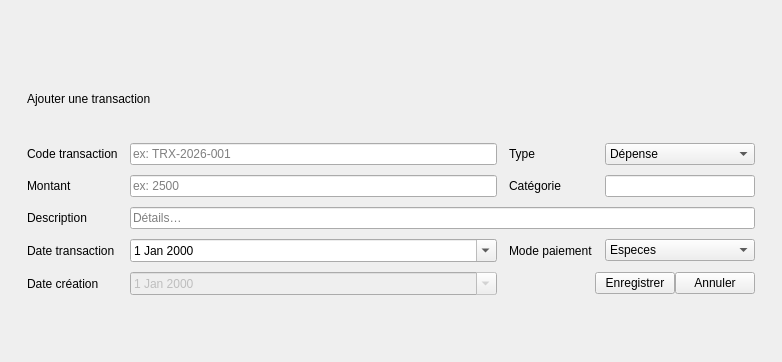
            <widget class="QWidget" name="ajouterF">
             <layout class="QGridLayout" name="gridLayout_2">
              <item row="0" column="0">
               <widget class="QFrame" name="OverlayFinance">
                <property name="frameShape">
                 <enum>QFrame::Shape::NoFrame</enum>
                </property>
                <layout class="QVBoxLayout" name="overlayFinanceLayout">
                 <property name="leftMargin">
                  <number>0</number>
                 </property>
                 <property name="topMargin">
                  <number>0</number>
                 </property>
                 <property name="rightMargin">
                  <number>0</number>
                 </property>
                 <property name="bottomMargin">
                  <number>0</number>
                 </property>
                 <item>
                  <spacer name="ovTop">
                   <property name="orientation">
                    <enum>Qt::Orientation::Vertical</enum>
                   </property>
                   <property name="sizeHint" stdset="0">
                    <size>
                     <width>20</width>
                     <height>40</height>
                    </size>
                   </property>
                  </spacer>
                 </item>
                 <item>
                  <widget class="QFrame" name="PopupFinanceCard">
                   <property name="minimumSize">
                    <size>
                     <width>760</width>
                     <height>260</height>
                    </size>
                   </property>
                   <property name="maximumSize">
                    <size>
                     <width>900</width>
                     <height>400</height>
                    </size>
                   </property>
                   <property name="frameShape">
                    <enum>QFrame::Shape::NoFrame</enum>
                   </property>
                   <layout class="QVBoxLayout" name="popupFinanceCardLayout">
                    <property name="spacing">
                     <number>12</number>
                    </property>
                    <property name="leftMargin">
                     <number>16</number>
                    </property>
                    <property name="topMargin">
                     <number>16</number>
                    </property>
                    <property name="rightMargin">
                     <number>16</number>
                    </property>
                    <property name="bottomMargin">
                     <number>16</number>
                    </property>
                    <item>
                     <widget class="QLabel" name="PopupTitleFinance">
                      <property name="text">
                       <string>Ajouter une transaction</string>
                      </property>
                     </widget>
                    </item>
                    <item>
                     <layout class="QGridLayout" name="popupFinanceGrid">
                      <property name="horizontalSpacing">
                       <number>12</number>
                      </property>
                      <property name="verticalSpacing">
                       <number>10</number>
                      </property>
                      <item row="1" column="0">
                       <widget class="QLabel" name="LblAmount">
                        <property name="text">
                         <string>Montant</string>
                        </property>
                       </widget>
                      </item>
                      <item row="3" column="3">
                       <widget class="QComboBox" name="FormPayMode">
                        <item>
                         <property name="text">
                          <string>Especes</string>
                         </property>
                        </item>
                        <item>
                         <property name="text">
                          <string>Cheque</string>
                         </property>
                        </item>
                        <item>
                         <property name="text">
                          <string>Virement</string>
                         </property>
                        </item>
                        <item>
                         <property name="text">
                          <string>Carte bancaire</string>
                         </property>
                        </item>
                        <item>
                         <property name="text">
                          <string>Facture</string>
                         </property>
                        </item>
                        <item>
                         <property name="text">
                          <string>Remboursement</string>
                         </property>
                        </item>
                       </widget>
                      </item>
                      <item row="1" column="2">
                       <widget class="QLabel" name="LblCat2">
                        <property name="text">
                         <string>Catégorie</string>
                        </property>
                       </widget>
                      </item>
                      <item row="0" column="0">
                       <widget class="QLabel" name="LblCode">
                        <property name="text">
                         <string>Code transaction</string>
                        </property>
                       </widget>
                      </item>
                      <item row="2" column="1" colspan="3">
                       <widget class="QLineEdit" name="FormDesc">
                        <property name="placeholderText">
                         <string>Détails…</string>
                        </property>
                       </widget>
                      </item>
                      <item row="3" column="1">
                       <widget class="QDateEdit" name="FormDate">
                        <property name="calendarPopup">
                         <bool>true</bool>
                        </property>
                       </widget>
                      </item>
                      <item row="2" column="0">
                       <widget class="QLabel" name="LblDesc">
                        <property name="text">
                         <string>Description</string>
                        </property>
                       </widget>
                      </item>
                      <item row="4" column="1">
                       <widget class="QDateEdit" name="FormCreatedAt">
                        <property name="enabled">
                         <bool>false</bool>
                        </property>
                        <property name="calendarPopup">
                         <bool>true</bool>
                        </property>
                       </widget>
                      </item>
                      <item row="3" column="0">
                       <widget class="QLabel" name="LblDate2">
                        <property name="text">
                         <string>Date transaction</string>
                        </property>
                       </widget>
                      </item>
                      <item row="0" column="3">
                       <widget class="QComboBox" name="FormType">
                        <item>
                         <property name="text">
                          <string>Dépense</string>
                         </property>
                        </item>
                        <item>
                         <property name="text">
                          <string>Revenu</string>
                         </property>
                        </item>
                       </widget>
                      </item>
                      <item row="4" column="2" colspan="2">
                       <layout class="QHBoxLayout" name="popupFinanceButtons">
                        <item>
                         <spacer name="pfSpacer">
                          <property name="orientation">
                           <enum>Qt::Orientation::Horizontal</enum>
                          </property>
                          <property name="sizeHint" stdset="0">
                           <size>
                            <width>40</width>
                            <height>20</height>
                           </size>
                          </property>
                         </spacer>
                        </item>
                        <item>
                         <widget class="QPushButton" name="BtnPopupSaveFinance">
                          <property name="text">
                           <string>Enregistrer</string>
                          </property>
                         </widget>
                        </item>
                        <item>
                         <widget class="QPushButton" name="BtnPopupCancelFinance">
                          <property name="text">
                           <string>Annuler</string>
                          </property>
                         </widget>
                        </item>
                       </layout>
                      </item>
                      <item row="0" column="2">
                       <widget class="QLabel" name="LblFType">
                        <property name="text">
                         <string>Type</string>
                        </property>
                       </widget>
                      </item>
                      <item row="4" column="0">
                       <widget class="QLabel" name="LblCreated">
                        <property name="text">
                         <string>Date création</string>
                        </property>
                       </widget>
                      </item>
                      <item row="0" column="1">
                       <widget class="QLineEdit" name="FormCode">
                        <property name="placeholderText">
                         <string>ex: TRX-2026-001</string>
                        </property>
                       </widget>
                      </item>
                      <item row="3" column="2">
                       <widget class="QLabel" name="LblPay">
                        <property name="text">
                         <string>Mode paiement</string>
                        </property>
                       </widget>
                      </item>
                      <item row="1" column="1">
                       <widget class="QLineEdit" name="FormAmount">
                        <property name="placeholderText">
                         <string>ex: 2500</string>
                        </property>
                       </widget>
                      </item>
                      <item row="1" column="3">
                       <widget class="QLineEdit" name="FormCategory">
                        <property name="maximumSize">
                         <size>
                          <width>150</width>
                          <height>16777215</height>
                         </size>
                        </property>
                        <property name="placeholderText">
                         <string/>
                        </property>
                       </widget>
                      </item>
                     </layout>
                    </item>
                   </layout>
                  </widget>
                 </item>
                 <item>
                  <spacer name="ovBottom">
                   <property name="orientation">
                    <enum>Qt::Orientation::Vertical</enum>
                   </property>
                   <property name="sizeHint" stdset="0">
                    <size>
                     <width>20</width>
                     <height>40</height>
                    </size>
                   </property>
                  </spacer>
                 </item>
                </layout>
               </widget>
              </item>
             </layout>
            </widget>
